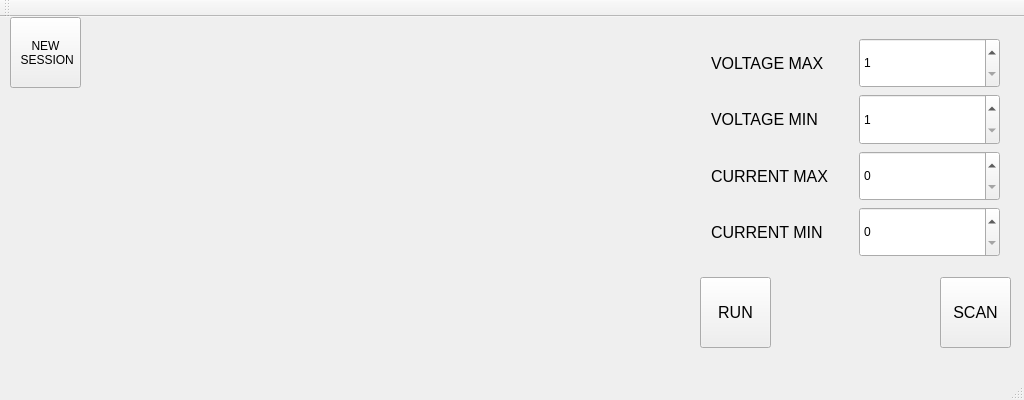
<?xml version="1.0" encoding="UTF-8"?>
<ui version="4.0">
 <class>MainWindow</class>
 <widget class="QMainWindow" name="MainWindow">
  <property name="geometry">
   <rect>
    <x>0</x>
    <y>0</y>
    <width>1024</width>
    <height>400</height>
   </rect>
  </property>
  <property name="windowTitle">
   <string>MainWindow</string>
  </property>
  <widget class="QWidget" name="centralWidget">
   <widget class="QPushButton" name="btnNewSession">
    <property name="geometry">
     <rect>
      <x>10</x>
      <y>0</y>
      <width>71</width>
      <height>71</height>
     </rect>
    </property>
    <property name="text">
     <string>NEW 
 SESSION</string>
    </property>
   </widget>
   <widget class="QPushButton" name="btnScanV">
    <property name="geometry">
     <rect>
      <x>940</x>
      <y>260</y>
      <width>71</width>
      <height>71</height>
     </rect>
    </property>
    <property name="font">
     <font>
      <pointsize>12</pointsize>
     </font>
    </property>
    <property name="text">
     <string>SCAN</string>
    </property>
   </widget>
   <widget class="QPushButton" name="btnScanV_2">
    <property name="geometry">
     <rect>
      <x>700</x>
      <y>260</y>
      <width>71</width>
      <height>71</height>
     </rect>
    </property>
    <property name="font">
     <font>
      <pointsize>12</pointsize>
     </font>
    </property>
    <property name="text">
     <string>RUN</string>
    </property>
   </widget>
   <widget class="QWidget" name="">
    <property name="geometry">
     <rect>
      <x>700</x>
      <y>10</y>
      <width>311</width>
      <height>241</height>
     </rect>
    </property>
    <layout class="QGridLayout" name="gridLayout_2" columnstretch="0,0">
     <item row="1" column="1">
      <widget class="QSpinBox" name="spinBox_2">
       <property name="sizePolicy">
        <sizepolicy hsizetype="Minimum" vsizetype="Expanding">
         <horstretch>0</horstretch>
         <verstretch>0</verstretch>
        </sizepolicy>
       </property>
       <property name="minimum">
        <number>1</number>
       </property>
       <property name="maximum">
        <number>55</number>
       </property>
      </widget>
     </item>
     <item row="2" column="0">
      <widget class="QLabel" name="label_5">
       <property name="font">
        <font>
         <pointsize>12</pointsize>
        </font>
       </property>
       <property name="text">
        <string>CURRENT MAX</string>
       </property>
      </widget>
     </item>
     <item row="1" column="0">
      <widget class="QLabel" name="label_2">
       <property name="font">
        <font>
         <pointsize>12</pointsize>
        </font>
       </property>
       <property name="text">
        <string>VOLTAGE MIN</string>
       </property>
      </widget>
     </item>
     <item row="3" column="1">
      <widget class="QSpinBox" name="spinBox_4">
       <property name="sizePolicy">
        <sizepolicy hsizetype="Minimum" vsizetype="Expanding">
         <horstretch>0</horstretch>
         <verstretch>0</verstretch>
        </sizepolicy>
       </property>
       <property name="maximum">
        <number>4000</number>
       </property>
      </widget>
     </item>
     <item row="3" column="0">
      <widget class="QLabel" name="label_6">
       <property name="font">
        <font>
         <pointsize>12</pointsize>
        </font>
       </property>
       <property name="text">
        <string>CURRENT MIN</string>
       </property>
      </widget>
     </item>
     <item row="2" column="1">
      <widget class="QSpinBox" name="spinBox_3">
       <property name="sizePolicy">
        <sizepolicy hsizetype="Minimum" vsizetype="Expanding">
         <horstretch>0</horstretch>
         <verstretch>0</verstretch>
        </sizepolicy>
       </property>
       <property name="maximum">
        <number>4000</number>
       </property>
      </widget>
     </item>
     <item row="0" column="0">
      <widget class="QLabel" name="label_4">
       <property name="font">
        <font>
         <pointsize>12</pointsize>
        </font>
       </property>
       <property name="text">
        <string>VOLTAGE MAX</string>
       </property>
      </widget>
     </item>
     <item row="0" column="1">
      <widget class="QSpinBox" name="spinBox">
       <property name="sizePolicy">
        <sizepolicy hsizetype="Minimum" vsizetype="Expanding">
         <horstretch>0</horstretch>
         <verstretch>0</verstretch>
        </sizepolicy>
       </property>
       <property name="minimum">
        <number>1</number>
       </property>
       <property name="maximum">
        <number>55</number>
       </property>
      </widget>
     </item>
    </layout>
   </widget>
  </widget>
  <widget class="QMenuBar" name="menuBar">
   <property name="geometry">
    <rect>
     <x>0</x>
     <y>0</y>
     <width>1024</width>
     <height>21</height>
    </rect>
   </property>
  </widget>
  <widget class="QToolBar" name="mainToolBar">
   <attribute name="toolBarArea">
    <enum>TopToolBarArea</enum>
   </attribute>
   <attribute name="toolBarBreak">
    <bool>false</bool>
   </attribute>
  </widget>
  <widget class="QStatusBar" name="statusBar"/>
 </widget>
 <layoutdefault spacing="6" margin="11"/>
 <resources/>
 <connections/>
</ui>
